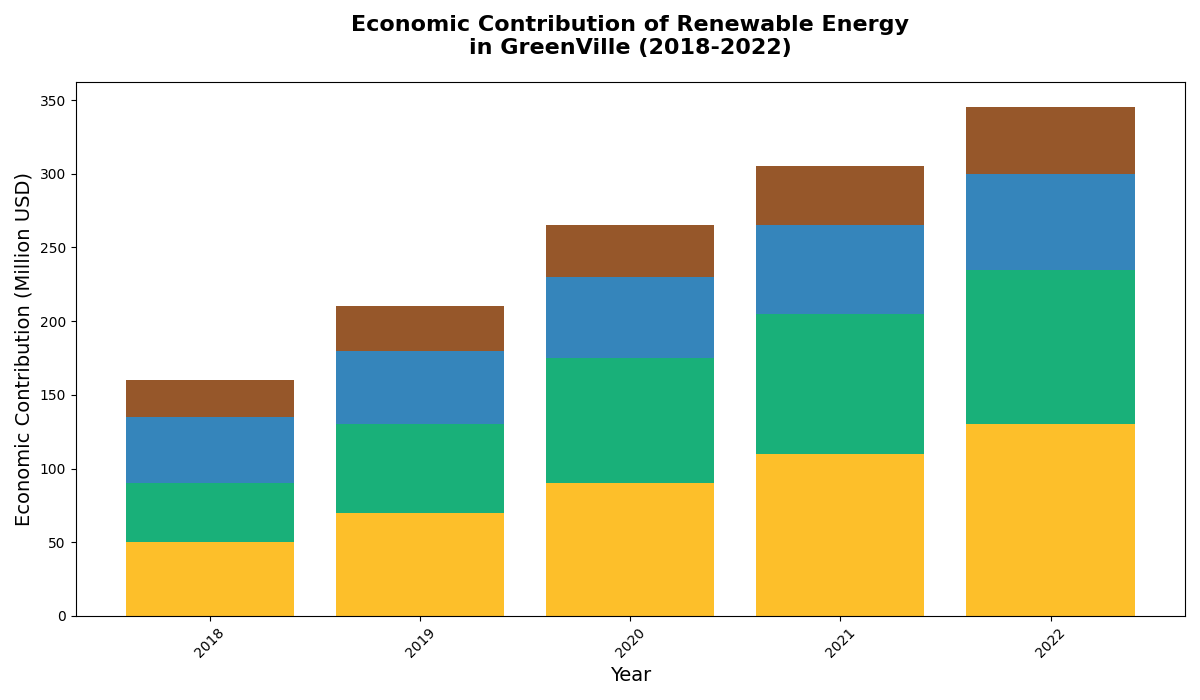

The script that drew this image:
import matplotlib.pyplot as plt
import numpy as np

# Define years for the analysis
years = np.array([2018, 2019, 2020, 2021, 2022])

# Economic contributions (in million USD) for each sector
solar_contribution = np.array([50, 70, 90, 110, 130])
wind_contribution = np.array([40, 60, 85, 95, 105])
hydro_contribution = np.array([45, 50, 55, 60, 65])
biomass_contribution = np.array([25, 30, 35, 40, 45])

# Create the stacked bar chart
fig, ax = plt.subplots(figsize=(12, 7))

# Plot the stacked bars
ax.bar(years, solar_contribution, color='#FDB813', edgecolor='none', alpha=0.9)
ax.bar(years, wind_contribution, bottom=solar_contribution, color='#00A86B', edgecolor='none', alpha=0.9)
ax.bar(years, hydro_contribution, bottom=solar_contribution + wind_contribution, color='#1F78B4', edgecolor='none', alpha=0.9)
ax.bar(years, biomass_contribution, bottom=solar_contribution + wind_contribution + hydro_contribution, color='#8B4513', edgecolor='none', alpha=0.9)

# Title and labels
ax.set_title("Economic Contribution of Renewable Energy\nin GreenVille (2018-2022)", fontsize=16, fontweight='bold', pad=20)
ax.set_xlabel("Year", fontsize=14)
ax.set_ylabel("Economic Contribution (Million USD)", fontsize=14)

# Rotate x-axis labels for better visibility
plt.xticks(rotation=45)

# Automatically adjust layout
plt.tight_layout()

# Display the plot
plt.show()
